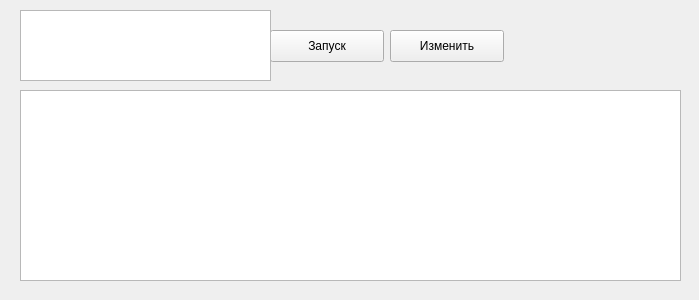
<?xml version="1.0" encoding="UTF-8"?>
<ui version="4.0">
 <class>Form</class>
 <widget class="QWidget" name="Form">
  <property name="geometry">
   <rect>
    <x>0</x>
    <y>0</y>
    <width>699</width>
    <height>300</height>
   </rect>
  </property>
  <property name="windowTitle">
   <string>Изменение элементов</string>
  </property>
  <widget class="QPushButton" name="pushButton">
   <property name="geometry">
    <rect>
     <x>270</x>
     <y>30</y>
     <width>114</width>
     <height>32</height>
    </rect>
   </property>
   <property name="text">
    <string>Запуск</string>
   </property>
  </widget>
  <widget class="QTextEdit" name="textEdit">
   <property name="geometry">
    <rect>
     <x>20</x>
     <y>10</y>
     <width>251</width>
     <height>71</height>
    </rect>
   </property>
  </widget>
  <widget class="QTableWidget" name="tableWidget">
   <property name="geometry">
    <rect>
     <x>20</x>
     <y>90</y>
     <width>661</width>
     <height>191</height>
    </rect>
   </property>
  </widget>
  <widget class="QPushButton" name="saveButton">
   <property name="geometry">
    <rect>
     <x>390</x>
     <y>30</y>
     <width>114</width>
     <height>32</height>
    </rect>
   </property>
   <property name="text">
    <string>Изменить</string>
   </property>
  </widget>
 </widget>
 <resources/>
 <connections/>
</ui>
